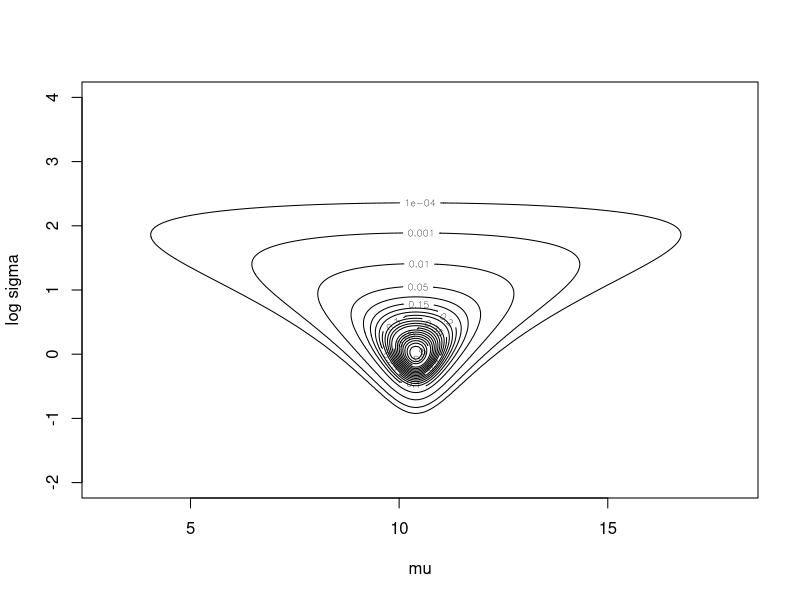
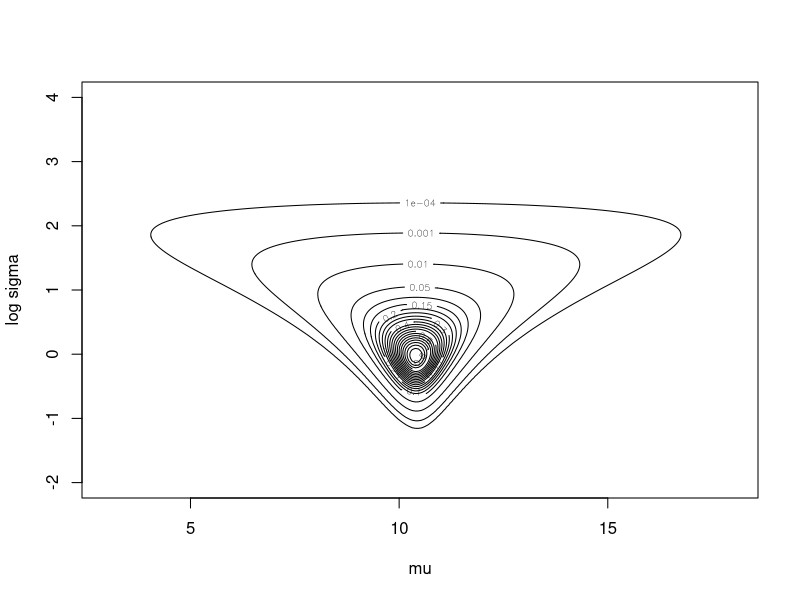
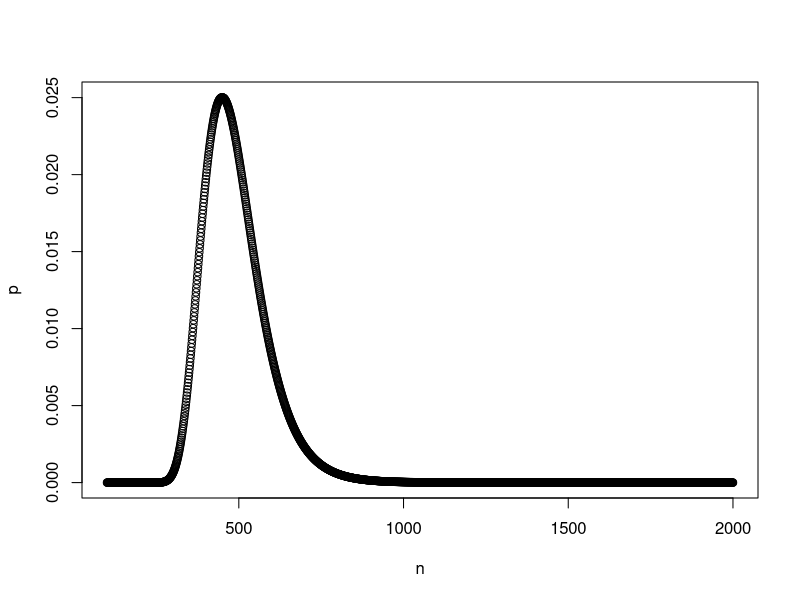

The R source for these figures, in order:
# 3.5c
post.a <- function(mu, sd, y){
    ldens <- 0
    for (i in 1:length(y)){
        ldens <- ldens + log(dnorm(y[i], mu, sd))
    }
    return(ldens)
}

post.b <- function(mu, sd, y){
    ldens <- 0
    for (i in 1:length(y)){
        ldens <- ldens + log(pnorm(y[i] + 0.5, mu, sd) - pnorm(y[i] - 0.5, mu, sd))
    }
    return(ldens)
}

summ <- function(x){
    return(c(mean(x), sqrt(var(x)), quantile(x, c(.025, .25, .5, .75, .975))))
}

#ignoring rounding
nsim <- 2000
y <- c(10, 10, 12, 11, 9)
n <- length(y)
ybar <- mean(y)
sample_variance <- sum((y - ybar) ^ 2) / (n - 1)
mugrid <- seq(3, 18, length=200)
logsdgrid <- seq(-2, 4, length=200)
contours <- c(.0001, .001, .01, seq(.05, .96, .05))
logdens <- outer(mugrid, exp(logsdgrid), post.a, y)
dens <- exp(logdens - max(logdens))
contour(mugrid, logsdgrid, dens, levels=contours, xlab='mu', ylab='log sigma', title="Posterior Density, Ignoring Rounding", labelx=0, cex=2)
sd <- sqrt((n - 1) * sample_variance / rchisq(nsim, 4))
mu <- rnorm(nsim, ybar, sd / sqrt(n))
print(rbind(summ(mu), summ(sd)))

# Consider rounding
logdens <- outer(mugrid, exp(logsdgrid), post.b, y)
dens <- exp(logdens - max(logdens))
contour(mugrid, logsdgrid, dens, levels=contours, xlab='mu', ylab='log sigma', title="Posterior Density, Considering Rounding", labelx=0, cex=2)
dens.mu <- apply(dens, 1, sum)
muindex <- sample(1:length(mugrid), nsim, replace = T, prob = dens.mu)
mu <- mugrid[muindex]
sd <- rep(NA, nsim)
for (i in 1:nsim) {
    sd[i] <- exp(sample(logsdgrid, 1, prob = dens[muindex[i],]))
}
print(rbind(summ(mu), summ(sd)))


# 3.5d
z <- matrix(NA, nsim, length(y))
for (i in 1:length(y)){
    lower <- pnorm(y[i] - .5, mu, sd)
    upper <- pnorm(y[i] + .5, mu, sd)
    z[, i] <- qnorm(lower + runif(nsim) * (upper - lower), mu, sd)
}
mean((z[, 1] - z[, 2]) ^ 2)


# 8.11 b
n <- 100: 2000
p <- choose(100, 19) * choose(n - 100, 70) / choose(n, 89) * 81 / (n - 89)
plot(n, p)
